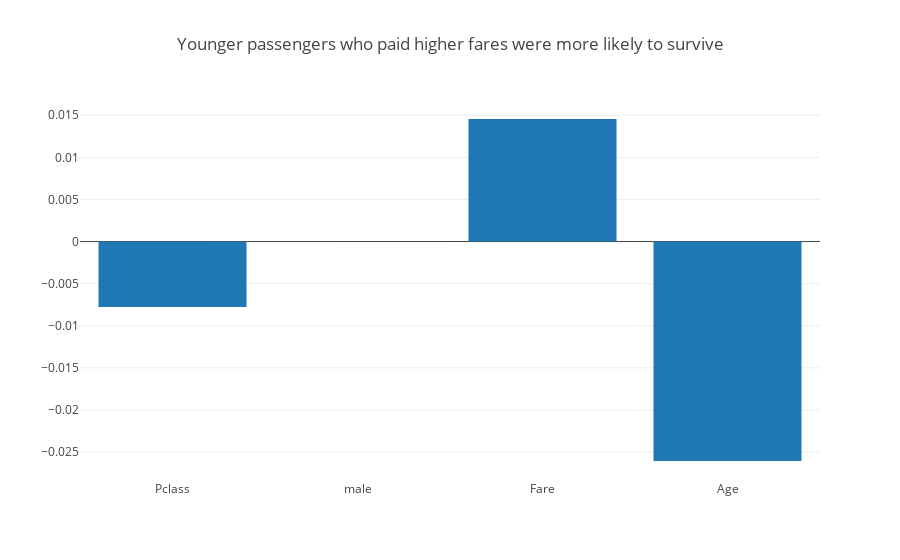

Notebook code for this chart:
### Code cell
# Let's display that with Plotly.
mydata = [go.Bar(
    x=results['feature'],
    y=results['coefficient']
)]

mylayout = go.Layout(
    title='Younger passengers who paid higher fares were more likely to survive'
)
fig = go.Figure(data=mydata, layout=mylayout)
iplot(fig)

### Figure 1 — Plotly figure (JSON) as saved in the notebook; plotly's stock layout.template omitted (floating-point values rounded to 4 significant figures)
{"data": [{"type": "bar", "x": ["Pclass", "male", "Fare", "Age"], "y": [-0.007763, 0, 0.01456, -0.02607]}], "layout": {"title": "Younger passengers who paid higher fares were more likely to survive"}}
